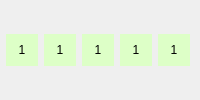
                        <widget class="QFrame" name="frame_36">
                         <property name="sizePolicy">
                          <sizepolicy hsizetype="Preferred" vsizetype="Preferred">
                           <horstretch>0</horstretch>
                           <verstretch>0</verstretch>
                          </sizepolicy>
                         </property>
                         <property name="minimumSize">
                          <size>
                           <width>0</width>
                           <height>24</height>
                          </size>
                         </property>
                         <property name="maximumSize">
                          <size>
                           <width>16777215</width>
                           <height>16777215</height>
                          </size>
                         </property>
                         <property name="styleSheet">
                          <string notr="true">border: 0px;</string>
                         </property>
                         <property name="frameShape">
                          <enum>QFrame::StyledPanel</enum>
                         </property>
                         <property name="frameShadow">
                          <enum>QFrame::Raised</enum>
                         </property>
                         <layout class="QHBoxLayout" name="horizontalLayout_24">
                          <property name="spacing">
                           <number>0</number>
                          </property>
                          <property name="sizeConstraint">
                           <enum>QLayout::SetDefaultConstraint</enum>
                          </property>
                          <property name="leftMargin">
                           <number>0</number>
                          </property>
                          <property name="topMargin">
                           <number>0</number>
                          </property>
                          <property name="rightMargin">
                           <number>0</number>
                          </property>
                          <property name="bottomMargin">
                           <number>0</number>
                          </property>
                          <item>
                           <widget class="QPushButton" name="pushButton_60">
                            <property name="maximumSize">
                             <size>
                              <width>32</width>
                              <height>32</height>
                             </size>
                            </property>
                            <property name="styleSheet">
                             <string notr="true">background-color: rgb(221, 255, 199)</string>
                            </property>
                            <property name="text">
                             <string>1</string>
                            </property>
                           </widget>
                          </item>
                          <item>
                           <widget class="QPushButton" name="pushButton_61">
                            <property name="maximumSize">
                             <size>
                              <width>32</width>
                              <height>32</height>
                             </size>
                            </property>
                            <property name="styleSheet">
                             <string notr="true">background-color: rgb(221, 255, 199)</string>
                            </property>
                            <property name="text">
                             <string>1</string>
                            </property>
                           </widget>
                          </item>
                          <item>
                           <widget class="QPushButton" name="pushButton_62">
                            <property name="maximumSize">
                             <size>
                              <width>32</width>
                              <height>32</height>
                             </size>
                            </property>
                            <property name="styleSheet">
                             <string notr="true">background-color: rgb(221, 255, 199)</string>
                            </property>
                            <property name="text">
                             <string>1</string>
                            </property>
                           </widget>
                          </item>
                          <item>
                           <widget class="QPushButton" name="pushButton_63">
                            <property name="maximumSize">
                             <size>
                              <width>32</width>
                              <height>32</height>
                             </size>
                            </property>
                            <property name="styleSheet">
                             <string notr="true">background-color: rgb(221, 255, 199)</string>
                            </property>
                            <property name="text">
                             <string>1</string>
                            </property>
                           </widget>
                          </item>
                          <item>
                           <widget class="QPushButton" name="pushButton_64">
                            <property name="maximumSize">
                             <size>
                              <width>32</width>
                              <height>32</height>
                             </size>
                            </property>
                            <property name="styleSheet">
                             <string notr="true">background-color: rgb(221, 255, 199)</string>
                            </property>
                            <property name="text">
                             <string>1</string>
                            </property>
                           </widget>
                          </item>
                         </layout>
                        </widget>
